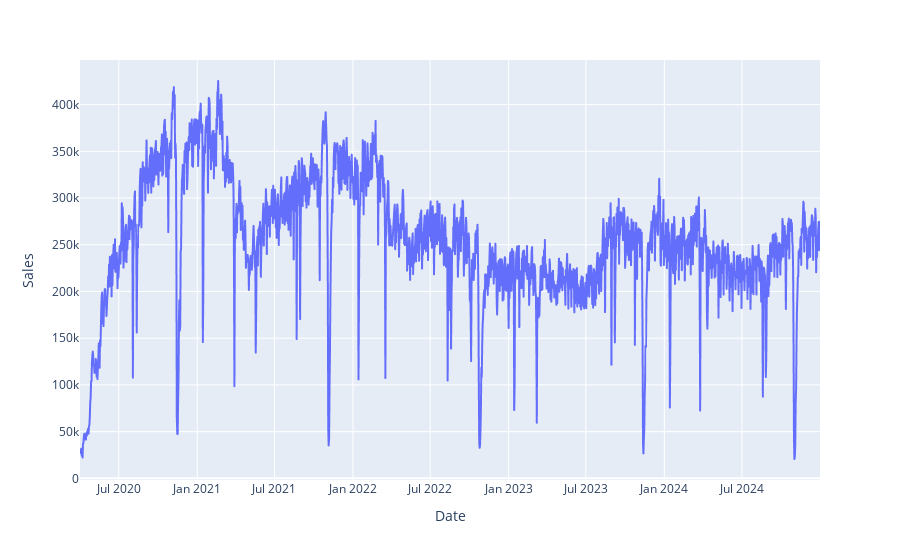

The notebook cell this image was saved under:
### Code cell
import plotly.express as px

fig = px.line(df,x=df.index,y='Sales')
fig.show()

### Figure 1 — Plotly figure (JSON) as saved in the notebook; plotly's stock layout.template omitted (floating-point values rounded to 4 significant figures; data arrays with more than 128 entries replaced by an {"elided": "..."} marker saying what was removed)
{"data": [{"hovertemplate": "Date=%{x}<br>Sales=%{y}<extra></extra>", "legendgroup": "", "line": {"color": "#636efa", "dash": "solid"}, "marker": {"symbol": "circle"}, "mode": "lines", "name": "", "showlegend": false, "type": "scattergl", "x": {"elided": "1732 str values"}, "xaxis": "x", "y": {"elided": "1732 float values"}, "yaxis": "y"}], "layout": {"legend": {"tracegroupgap": 0}, "margin": {"t": 60}, "xaxis": {"anchor": "y", "domain": [0, 1], "title": {"text": "Date"}}, "yaxis": {"anchor": "x", "domain": [0, 1], "title": {"text": "Sales"}}}}
